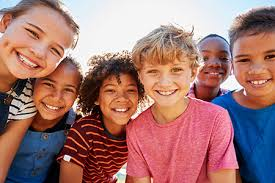
#> input picture multifaces.jpg, 275 x 183 px
$ python detectface.py
#> lines starting #> are read from the running program, lines starting #| are printed output that depends on the picture; after the words box and inside, x2 and y2 are one past the last pixel; in counts of white or black regions, pixels touching at a corner belong together
'''
Created on Apr 29, 2020

@author: thaih
'''
import cv2

img1 = cv2.imread("multifaces.jpg")
#> img1 is the input picture: shape (183, 275, 3); mean B, G, R 115.1, 118.4, 162.5
gray_img = cv2.cvtColor(img1, cv2.COLOR_BGR2GRAY)
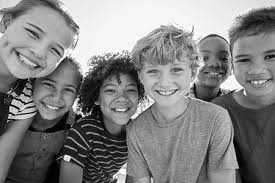
#> gray_img: shape (183, 275); min 0, max 255, mean 131.2
cv2.imshow("Original_grayscale_image",gray_img)
haar_face_cascade = cv2.CascadeClassifier('haarcascade_frontalface_alt.xml')
faces = haar_face_cascade.detectMultiScale(gray_img, scaleFactor=1.1, minNeighbors=5)
#> faces = [[137, 53, 54, 54], [95, 73, 49, 49]]
print(faces)
#| [[137  53  54  54]
#|  [ 95  73  49  49]]
for (x, y, w, h) in faces:
    cv2.rectangle(img1, (x, y), (x+w, y+h), (0, 255, 0), 2)
#> this loop made 2 passes
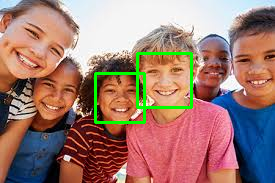
#> img1: shape (183, 275, 3); 2.4% of pixels changed, all inside (x1, y1, x2, y2) = (94, 52, 193, 124)

cv2.imshow("Final_detected_image",img1)
cv2.waitKey(0)

$ run again, with cat_1.jpg copied over multifaces.jpg
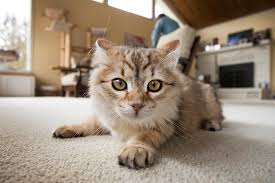
#> input picture cat_1.jpg, 275 x 183 px
#> img1 is the input picture: shape (183, 275, 3); mean B, G, R 123.9, 140.1, 155.8
#> `gray_img = cv2.cvtColor(img1, cv2.COLOR_BGR2GRAY)`:
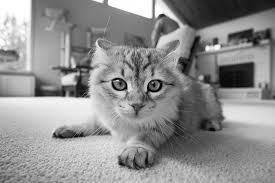
#> gray_img: shape (183, 275); min 3, max 255, mean 142.9
#> faces = ()

$ run again, with face1.jpg copied over multifaces.jpg
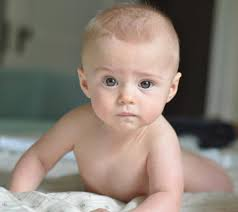
#> input picture face1.jpg, 238 x 212 px
#> img1 is the input picture: shape (212, 238, 3); mean B, G, R 116.8, 127.1, 138.7
#> `gray_img = cv2.cvtColor(img1, cv2.COLOR_BGR2GRAY)`:
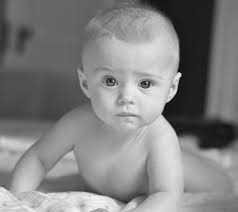
#> gray_img: shape (212, 238); min 4, max 249, mean 129.4
#> faces = [[79, 43, 98, 98]]
#| [[79 43 98 98]]
#> the loop `for (x, y, w, h) in faces:` made 1 pass
#> after the loop `for (x, y, w, h) in faces:`:
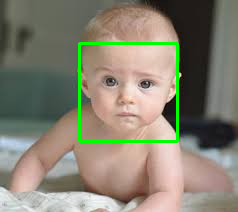
#> img1: shape (212, 238, 3); 2.32% of pixels changed, all inside (x1, y1, x2, y2) = (78, 42, 179, 143)
